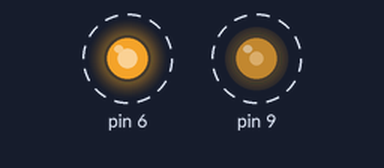
Simulated run of this sketch. Board: Arduino Uno, built with avr-gcc and run on an emulated ATmega328P. Parts: output pins drawn as LEDs (lit = HIGH). Dashed ring = blinking.

Above: at 0.05 s.
Timing chart, 0 to 4.6 s (numbered marks = the images above):
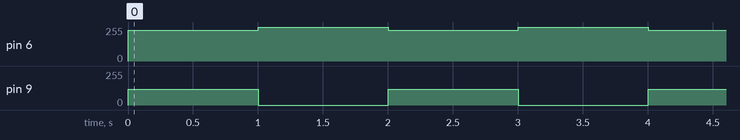

Measured:
- by itself, pin 6: alternates 255/255 for 1.0 s and 230/255 for 1.0 s
- by itself, pin 9: alternates 120/255 for 1.0 s and 0/255 for 1.0 s

The sketch:

adjusting_sppeed.ino
```cpp
void setup() {
  // put your setup code here, to run once:

}

void loop() {
  analogWrite(9, 120);
  analogWrite(6, 230);
  delay(1000);
  digitalWrite(9, LOW);
  digitalWrite(6, HIGH);
  delay(1000);
}
```
